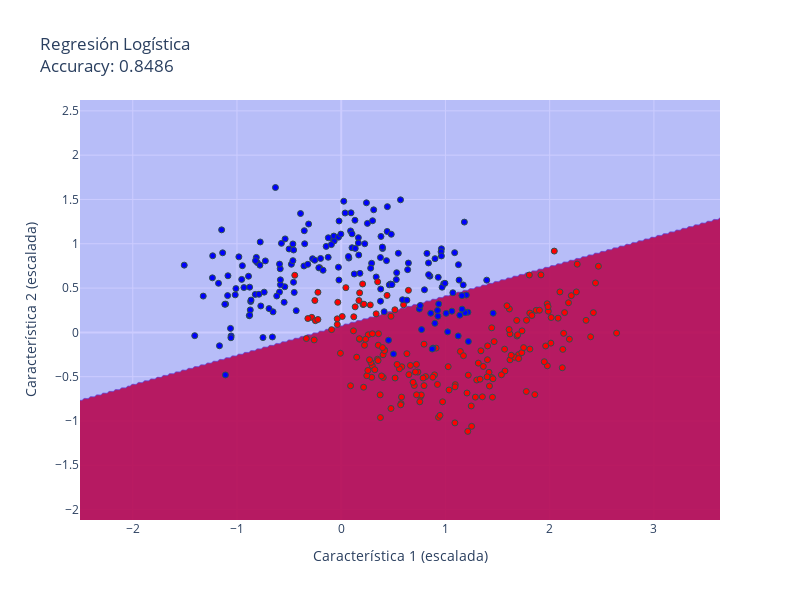

Notebook cell for this chart:
### Markdown cell above
### 3.1. Regresión Logística (Modelo Base)

### Code cell
log_reg = LogisticRegression(random_state=42)
log_reg.fit(X_train, y_train)
fig = plot_decision_boundary(log_reg, X_train, y_train, 'Regresión Logística')
fig.show()

### Figure 1 — Plotly figure (JSON) as saved in the notebook; plotly's stock layout.template omitted (floating-point values rounded to 4 significant figures; data arrays with more than 128 entries replaced by an {"elided": "..."} marker saying what was removed)
{"data": [{"colorscale": [[0, "rgba(0,0,255,0.2)"], [1, "rgba(255,0,0,0.2)"]], "line": {"width": 0}, "showscale": false, "type": "contour", "x": {"elided": "308 float values"}, "y": {"elided": "238 float values"}, "z": {"elided": "238x308 int values"}}, {"marker": {"color": {"elided": "350 int values"}, "colorscale": [[0, "blue"], [1, "red"]], "line": {"color": "DarkSlateGrey", "width": 1}}, "mode": "markers", "showlegend": false, "type": "scatter", "x": {"elided": "350 float values"}, "y": {"elided": "350 float values"}}], "layout": {"height": 600, "title": {"text": "Regresión Logística<br>Accuracy: 0.8486"}, "width": 800, "xaxis": {"title": {"text": "Característica 1 (escalada)"}}, "yaxis": {"title": {"text": "Característica 2 (escalada)"}}}}
